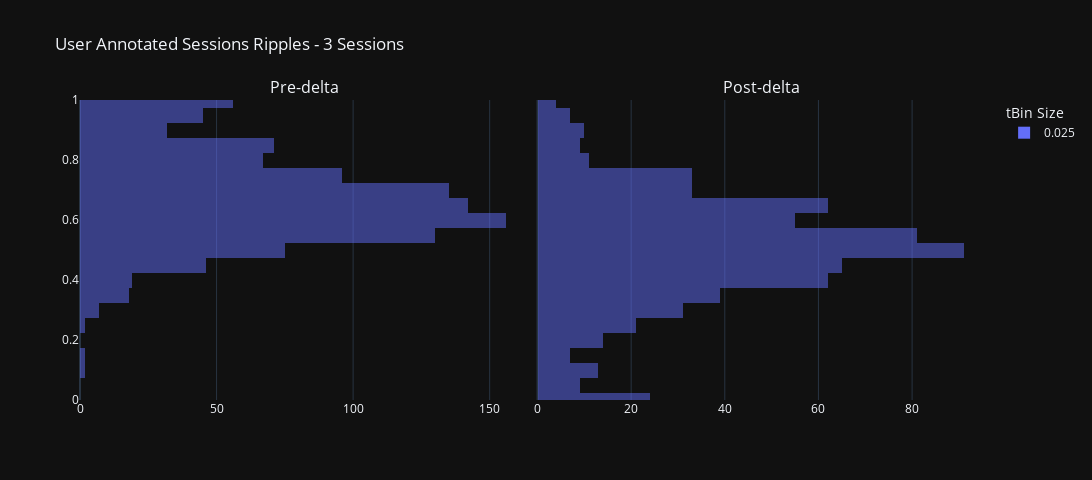

Write notebook code for a chart like this one.
### Code cell
concatenated_ripple_df = deepcopy(all_sessions_all_scores_ripple_df).infer_objects()

## Add plotly helper columns:
concatenated_ripple_df['pre_post_delta_category'] = 'post-delta'
concatenated_ripple_df['pre_post_delta_category'][concatenated_ripple_df['delta_aligned_start_t'] < 0.0] = 'pre-delta'


{'pre_post_delta_category': ['pre-delta', 'post-delta']

}

ripple_title_prefix = "User Annotated Sessions Ripples"

# concatenated_ripple_df = deepcopy(user_approved_ripple_df)
# ripple_title_prefix = "User Selected Ripples Only"

# concatenated_ripple_df = deepcopy(user_rejected_ripple_df)
# ripple_title_prefix = "User Rejected Ripples Only"

# concatenated_ripple_df = deepcopy(df)


# Create a bubble chart for ripples
enabled_time_bin_sizes = None
ripple_num_unique_sessions: int = concatenated_ripple_df.session_name.nunique(dropna=True) # number of unique sessions, ignoring the NA entries
ripple_num_unique_time_bins: int = concatenated_ripple_df.time_bin_size.nunique(dropna=True)
ripple_title_string_suffix: str = f'{ripple_num_unique_sessions} Sessions'
ripple_title: str = f"{ripple_title_prefix} - {ripple_title_string_suffix}"
fig_ripples = _helper_build_figure(data_results_df=concatenated_ripple_df, histogram_bins=25, earliest_delta_aligned_t_start=earliest_delta_aligned_t_start, latest_delta_aligned_t_end=latest_delta_aligned_t_end, enabled_time_bin_sizes=enabled_time_bin_sizes, main_plot_mode='default', title=ripple_title)
fig_ripples.update_layout(fig_size_kwargs)
fig_ripples.show()
# fig_to_clipboard(fig_ripples)

### Figure 1 — Plotly figure (JSON) as saved in the notebook; plotly's stock layout.template omitted (floating-point values rounded to 4 significant figures; data arrays with more than 128 entries replaced by an {"elided": "..."} marker saying what was removed)
{"data": [{"alignmentgroup": "True", "bingroup": "y", "hovertemplate": "time_bin_size=0.025<br>count=%{x}<br>P_Long=%{y}<extra></extra>", "legendgroup": "0.025", "marker": {"color": "#636efa", "opacity": 0.5, "pattern": {"shape": ""}}, "name": "0.025", "nbinsy": 25, "offsetgroup": "0.025", "orientation": "h", "showlegend": true, "type": "histogram", "xaxis": "x", "y": {"elided": "1107 float values"}, "yaxis": "y"}, {"alignmentgroup": "True", "bingroup": "y", "hovertemplate": "time_bin_size=0.025<br>count=%{x}<br>P_Long=%{y}<extra></extra>", "legendgroup": "0.025", "marker": {"color": "#636efa", "opacity": 0.5, "pattern": {"shape": ""}}, "name": "0.025", "nbinsy": 25, "offsetgroup": "0.025", "orientation": "h", "showlegend": false, "type": "histogram", "xaxis": "x2", "y": {"elided": "681 float values"}, "yaxis": "y2"}], "layout": {"annotations": [{"font": {"size": 16}, "showarrow": false, "text": "Pre-delta", "x": 0.2475, "xanchor": "center", "xref": "paper", "y": 1, "yanchor": "bottom", "yref": "paper"}, {"font": {"size": 16}, "showarrow": false, "text": "Post-delta", "x": 0.7525, "xanchor": "center", "xref": "paper", "y": 1, "yanchor": "bottom", "yref": "paper"}], "barmode": "overlay", "height": 480, "legend": {"title": {"text": "tBin Size"}}, "title": {"text": "User Annotated Sessions Ripples - 3 Sessions"}, "width": 1650, "xaxis": {"anchor": "y", "domain": [0, 0.495]}, "xaxis2": {"anchor": "y2", "domain": [0.505, 1]}, "yaxis": {"anchor": "x", "domain": [0, 1], "range": [0, 1]}, "yaxis2": {"anchor": "x2", "domain": [0, 1], "matches": "y", "range": [0, 1], "showticklabels": false}}}
